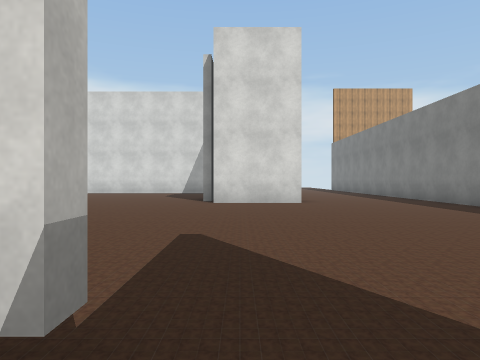
[1] (above)

24 first-person views from a walk through a 3-D level made in the Unity game engine. The camera is 1.3 m above the floor, looks level and sees 70° across. The floor is counted in squares, 2 m on a side. Each view is taken from the middle of a square. On the plan, view 1 faces up. The plan holds only what a view shows up to about 10 squares ahead; the rest is blank. The place goes on beyond the plan. Some surface patterns are stand-ins.

[2]
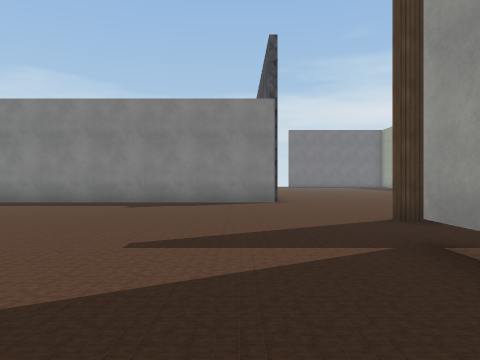

[3]
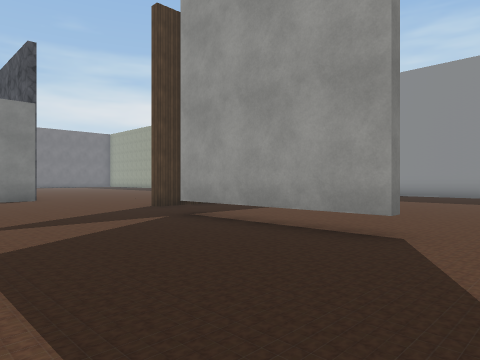

[4]
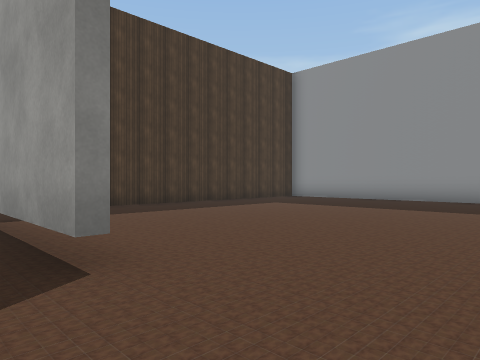

[5]
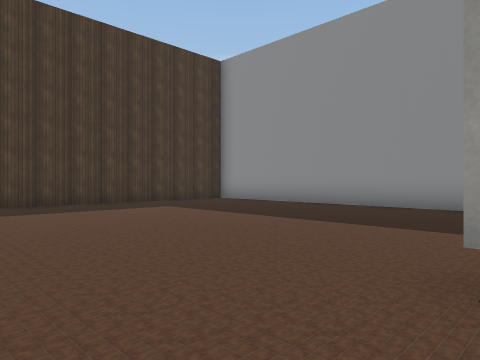

[6]
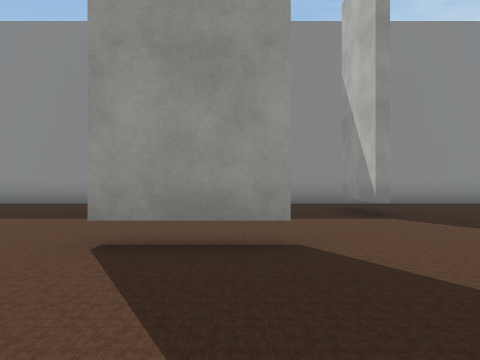

[7]
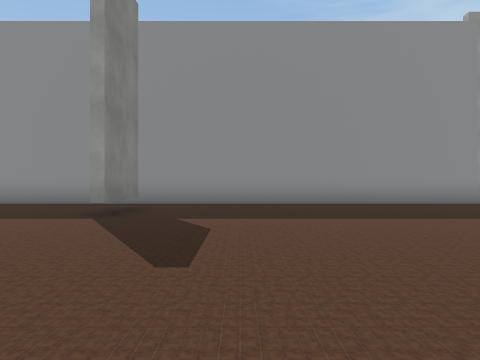

[8]
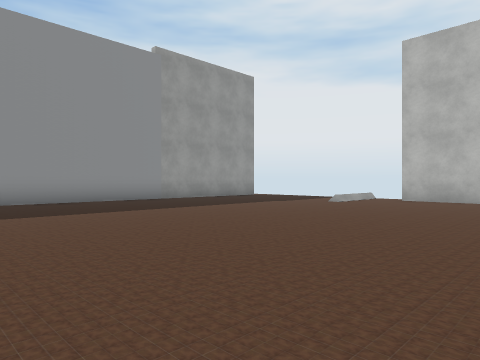

[9]
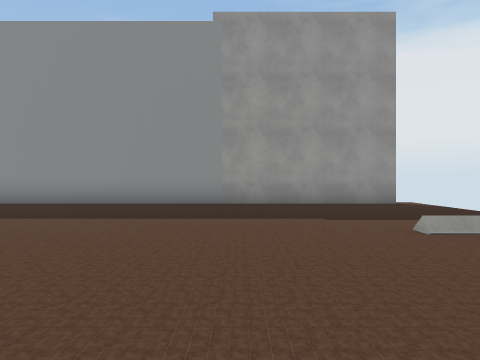

[10]
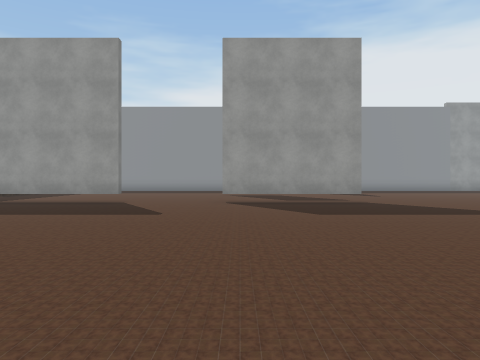

[11]
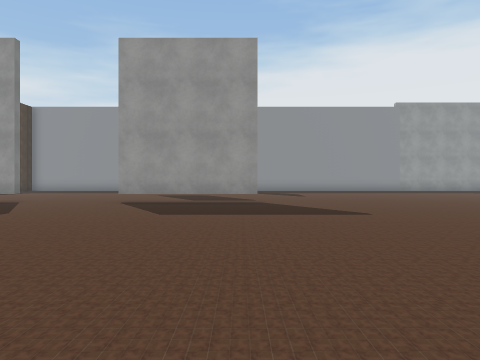

[12]
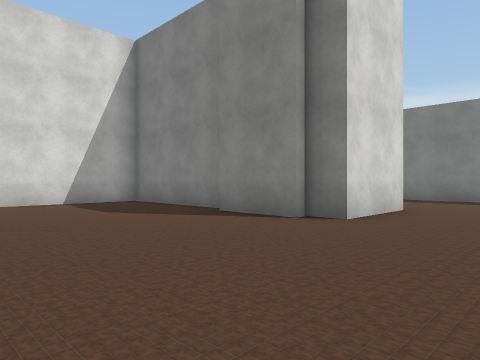

[13]
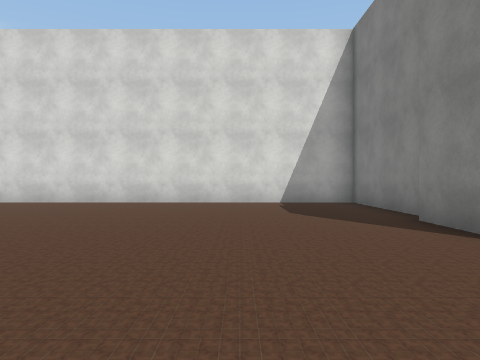

[14]
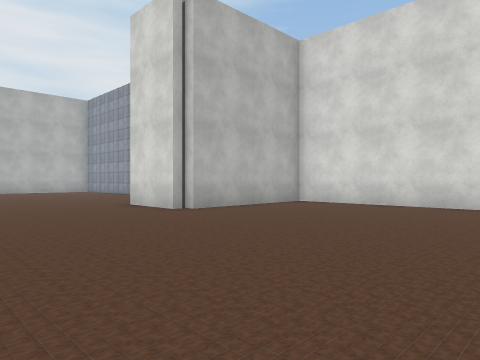

[15]
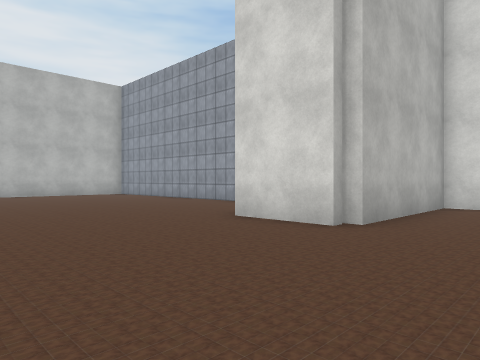

[16]
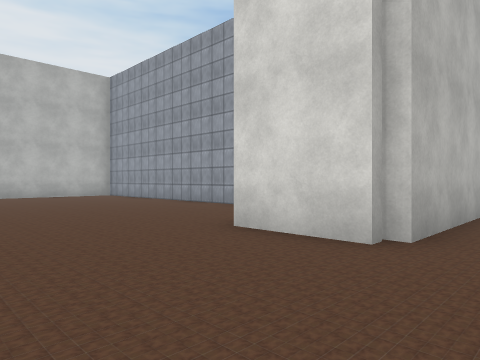

[17]
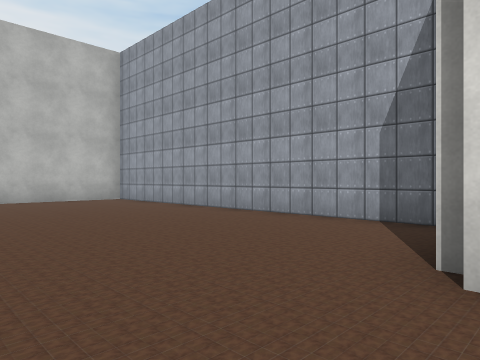

[18]
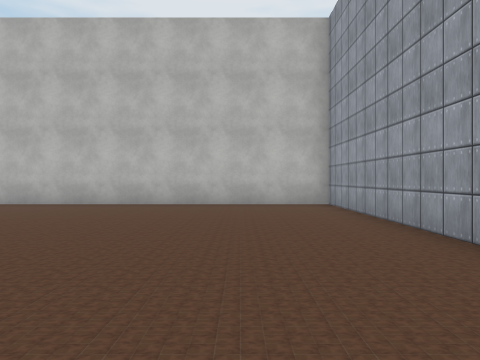

[19]
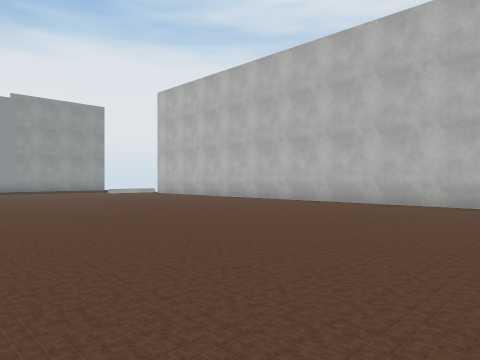

[20]
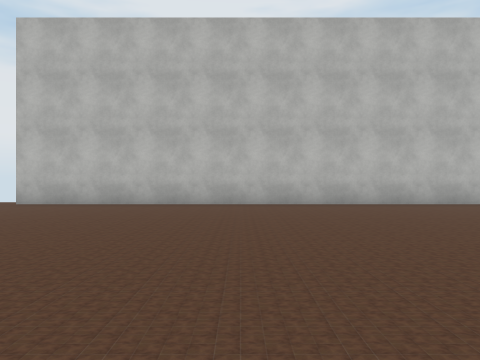

[21]
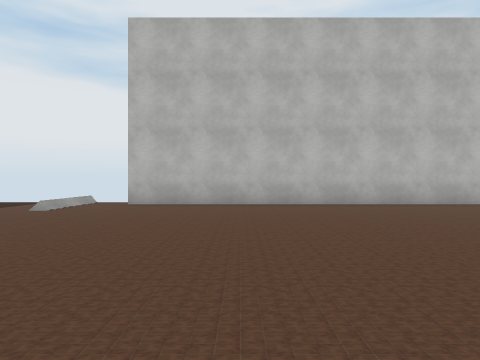

[22]
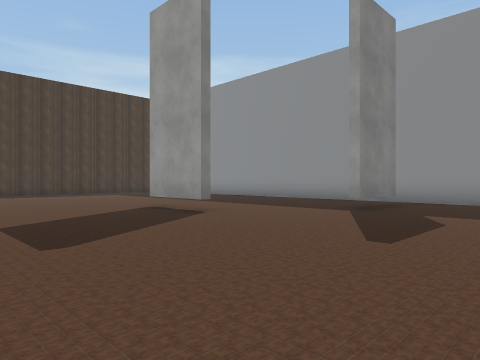

[23]
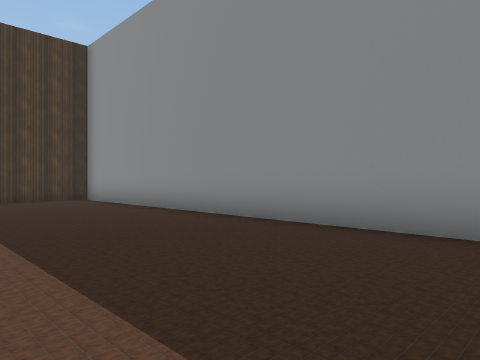

[24]
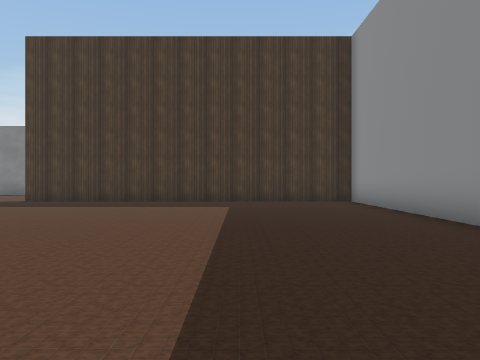

### Floor plan
Key: @ floor where view 1 was taken; # wall or solid block; x gap in a wall; . floor; T thing the floor can be seen under or through.
Columns run from 26 left of view 1 to 6 right of it. Each row starts with its distance up from view 1.
 17              ##############
 16 ###########  #............#
 15 #........... #............#
 14 #........... #............#
 13 #...........##............#
 12 #........................##
 11 #........................##
 10 #.........................##....#
  9 #...............................#
  8 #.........   ...................#
  7 #.........  ....................#
  6 #......... .....................#
  5 #......... .....................#
  4 #...............................#
  3 #...............................#
  2 #...............................#
  1 #..............####...TTTT.......
  0 #.........................@#.....
 -1 #..........................#  ...
 -2 #..........................#
 -3  ................##........#
 -4  ..........................#
 -5   .........................#
 -6  .............#............#
 -7  .............#............#
 -8  ..........................#
 -9  ..........................#
-10  x##########################

Where each view was taken, in squares from view 1:
view 1: 0 up, 0 right, facing up
view 2: 3 up, 4 left, facing right
view 3: 5 up, 6 left, facing down-right
view 4: 2 up, 7 left, facing down-right
view 5: 1 down, 8 left, facing down-right
view 6: 0 up, 9 left, facing down
view 7: 0 up, 14 left, facing down
view 8: 1 up, 14 left, facing down-left
view 9: 0 up, 21 left, facing down
view 10: 11 up, 8 left, facing down
view 11: 11 up, 11 left, facing down
view 12: 7 up, 6 left, facing up-right
view 13: 7 up, 4 left, facing up
view 14: 8 up, 6 left, facing up-left
view 15: 8 up, 10 left, facing up-left
view 16: 9 up, 11 left, facing up-left
view 17: 10 up, 14 left, facing up-left
view 18: 13 up, 16 left, facing left
view 19: 12 up, 16 left, facing down-left
view 20: 3 up, 16 left, facing left
view 21: 0 up, 16 left, facing left
view 22: 1 up, 15 left, facing down-right
view 23: 5 down, 10 left, facing down-right
view 24: 6 down, 9 left, facing right
